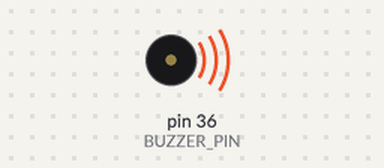
The sketch below on a simulated Arduino Mega 2560, built with avr-gcc and run on an emulated ATmega2560. Parts: buzzer (waves = sounding).

Above: at 0.1 s.
Timing chart, 0 to 40.0 s (numbered marks = the images above):
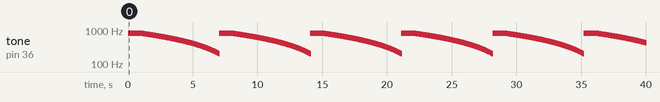

The sketch:

Buzzer.ino
```cpp
/*****************************************************
 * Buzzer.ino
 * 目的:
 *  測試蜂鳴器功能
 * 方法:
 *  蜂鳴器
 * 步驟:
 *  直接執行程式
 * 結果:
 *  觀察蜂鳴器是否發出高低音頻的聲音
*****************************************************/

#define BUZZER_PIN 36 //定義蜂鳴器輸出腳位連接至36腳


/************************* 初始設定 *********************/
void setup()
{
    pinMode(BUZZER_PIN, OUTPUT); //設定BUZZER_PIN為輸出接腳
}

/************************* 主程式 ***********************/
void loop()
{
    //設定音頻從低到高, 200Hz ~ 800Hz
    for(int i = 200; i <= 800; i++)
    {
        tone(BUZZER_PIN, i);
    }

    // 延遲1s
    delay(1000);

    //設定音頻從高到低, 800Hz ~ 200Hz
    for(int i= 800; i >= 200; i--)
    {
        tone(BUZZER_PIN, i);
        delay(10);
    }
}
```

Measured:
- by itself, tone on pin 36 (BUZZER_PIN): plays 800 Hz for 1.0 s, 799 Hz for 0.01 s, 798 Hz for 0.01 s, 797 Hz for 0.01 s, 796 Hz for 0.01 s, 795 Hz for 0.01 s … (3386 notes in this stretch)
